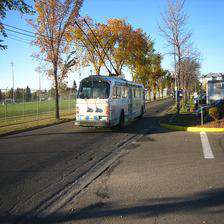
#> input picture Fig. 8/experimental images/1.png, 224 x 224 px, found by its file name
$ python 'Plot the saliency map.py'
#> lines starting #> are read from the running program, lines starting #| are printed output that depends on the picture

from PIL import Image
import cv2
import matplotlib.pyplot as plt
import numpy as np
from scipy.ndimage import median_filter, gaussian_filter


def show_cam_on_image(img: np.ndarray,
                      mask: np.ndarray,
                      use_rgb: bool = False,
                      colormap: int = cv2.COLORMAP_JET) -> np.ndarray:
    """ This function overlays the cam mask on the image as an heatmap.
    By default the heatmap is in BGR format.

    :param img: The base image in RGB or BGR format.
    :param mask: The cam mask.
    :param use_rgb: Whether to use an RGB or BGR heatmap, this should be set to True if 'img' is in RGB format.
    :param colormap: The OpenCV colormap to be used.
    :returns: The default image with the cam overlay.
    """

    heatmap = cv2.applyColorMap(np.uint8(255 * mask), colormap)

    if use_rgb:
        heatmap = cv2.cvtColor(heatmap, cv2.COLOR_BGR2RGB)
    heatmap = np.float32(heatmap) / 255

    if np.max(img) > 1:
        raise Exception(
            "The input image should np.float32 in the range [0, 1]")

    cam = heatmap + img
    cam = cam / np.max(cam)
    return np.uint8(255 * cam)


# Read the matrix from the document
def read_matrix(file_path):
    with open(file_path, 'r') as file:
        lines = file.readlines()
        matrix = [list(map(float, line.split())) for line in lines]
    return np.array(matrix)

###########################################################################################################
# Import the absolute path of the actual image
actual_image_absolute_path = r"G:\决策边界实验\解释性可视化\原始图像\1.png"
image = Image.open(actual_image_absolute_path)
#> image is the input picture: PIL image 224x224 RGB; mean R, G, B 112.8, 118.6, 115.9
image = image.resize((224, 224))
image_array_actual = np.array(image)

# RGB three-channel matrix of the actual image
actual_image_R_channel = image_array_actual[:, :, 0]
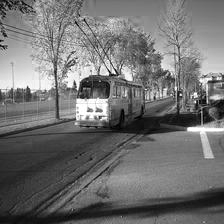
#> actual_image_R_channel: shape (224, 224); min 0, max 255, mean 112.8
actual_image_G_channel = image_array_actual[:, :, 1]
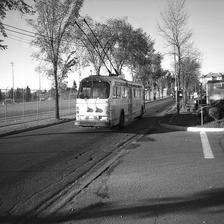
#> actual_image_G_channel: shape (224, 224); min 0, max 255, mean 118.6
actual_image_B_channel = image_array_actual[:, :, 2]
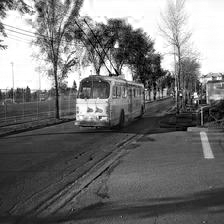
#> actual_image_B_channel: shape (224, 224); min 0, max 255, mean 115.9

# Read the pixel weight matrix of the RGB three-channel of the actual image
pixel_weight_matrix_R_path = r"G:\决策边界实验\解释性可视化\原始图像梯度文件\baseline\1\pixel_weight_matrix_R.txt"
pixel_weight_matrix_G_path = r"G:\决策边界实验\解释性可视化\原始图像梯度文件\baseline\1\pixel_weight_matrix_G.txt"
pixel_weight_matrix_B_path = r"G:\决策边界实验\解释性可视化\原始图像梯度文件\baseline\1\pixel_weight_matrix_B.txt"

#> (the run stopped early here; a loop or call above may not have finished)

$ run again, with Fig. 8/experimental images/2.png copied over Fig. 8/experimental images/1.png
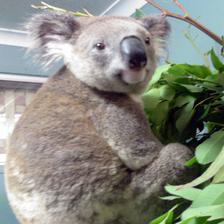
#> input picture Fig. 8/experimental images/2.png, 224 x 224 px, found by its file name
#> image is the input picture: PIL image 224x224 RGB; mean R, G, B 137.9, 140.1, 129.8
#> `actual_image_R_channel = image_array_actual[:, :, 0]`:
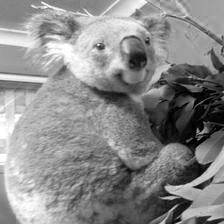
#> actual_image_R_channel: shape (224, 224); min 0, max 255, mean 137.9
#> `actual_image_B_channel = image_array_actual[:, :, 2]`:
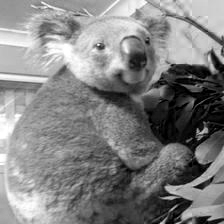
#> actual_image_B_channel: shape (224, 224); min 0, max 255, mean 129.8
